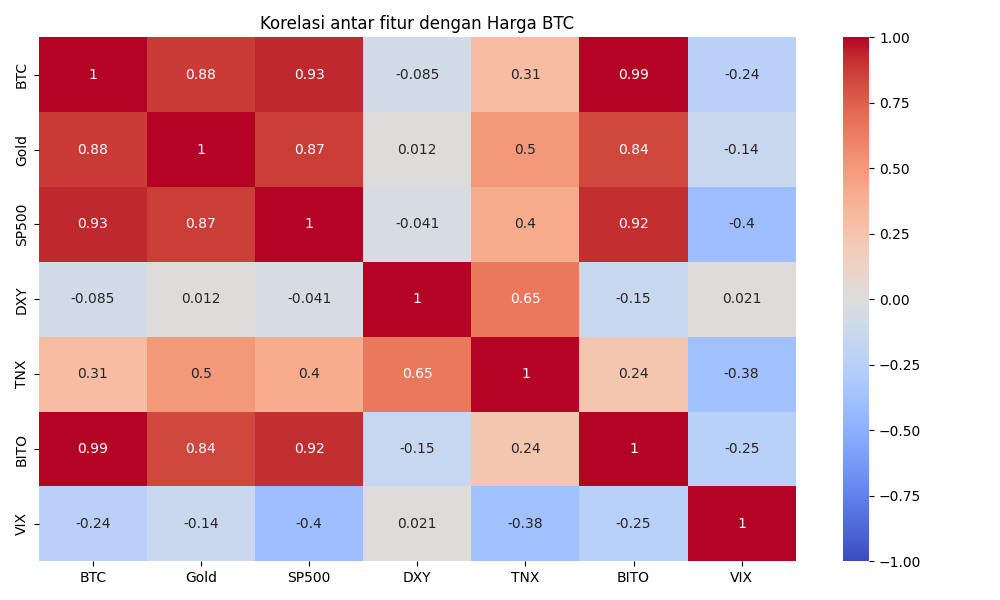

This figure's Python source:
import pandas as pd
import seaborn as sns
import matplotlib.pyplot as plt

# Load semua data CSV
btc = pd.read_csv('btc.csv', parse_dates=['Date']).set_index('Date')
gold = pd.read_csv('gold.csv', parse_dates=['Date']).set_index('Date')
sp500 = pd.read_csv('sp500.csv', parse_dates=['Date']).set_index('Date')
dxy = pd.read_csv('dxy.csv', parse_dates=['Date']).set_index('Date')
tnx = pd.read_csv('tnx.csv', parse_dates=['Date']).set_index('Date')
bito = pd.read_csv('bito.csv', parse_dates=['Date']).set_index('Date')
vix = pd.read_csv('vix.csv', parse_dates=['Date']).set_index('Date')

# Gabungkan semua ke dalam satu DataFrame berdasarkan tanggal
df = pd.concat([
    btc['Close'].rename('BTC'),
    gold['Close'].rename('Gold'),
    sp500['Close'].rename('SP500'),
    dxy['Close'].rename('DXY'),
    tnx['Close'].rename('TNX'),
    bito['Close'].rename('BITO'),
    vix['Close'].rename('VIX')
], axis=1)

# Drop NaN agar perhitungan korelasi akurat
df.dropna(inplace=True)

# Hitung korelasi
correlation = df.corr()

# Plot heatmap
plt.figure(figsize=(10,6))
sns.heatmap(correlation, annot=True, cmap='coolwarm', vmin=-1, vmax=1)
plt.title('Korelasi antar fitur dengan Harga BTC')
plt.tight_layout()
plt.savefig("korelasi.png")
plt.show()
